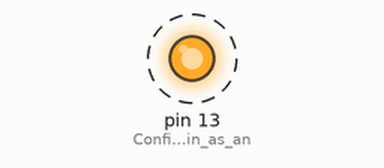
Simulated run of this sketch. Board: Arduino Uno, built with avr-gcc and run on an emulated ATmega328P. Shown: output pins drawn as LEDs (lit = HIGH). Dashed ring = blinking. What the sketch prints to the serial monitor is not drawn.

Above: at 0.1 s.
Timing chart, 0 to 3.0 s (numbered marks = the images above):
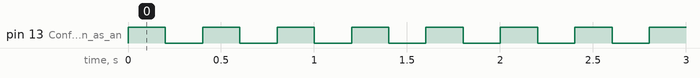

Measured:
- by itself, pin 13 (Configures_led_pin_as_an): alternates HIGH for 0.20 s and LOW for 0.20 s

The sketch:

c_code.ino
```cpp
String serialMessageDEV = "";


// Initialise the program settings and configurations
void setup() {
   Serial.begin(115200);
   Serial.setTimeout(100);
   pinMode(13, OUTPUT);  // Configures led pin as an output

}

// The void loop function runs over and over again forever.
void loop() {
  print_hi();
  blink();
}

void blink() {
  digitalWrite(13, HIGH); // Set defined pin to HIGH (turn it on).
  delay(200); // Wait for the given/defined milliseconds.
  digitalWrite(13, LOW); // Set defined pin to LOW (turn it off).
  delay(200); // Wait for the given/defined milliseconds.
}
void print_hi() {
  Serial.println(String("Hi"));
  Serial.flush(); // Waits until outgoing buffer is empty
}
```
